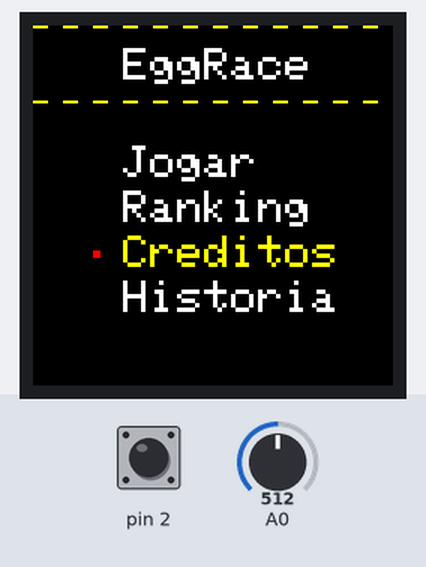
The sketch below on a simulated Arduino Uno, built with avr-gcc and run on an emulated ATmega328P. On the bench: 240×240 colour display. The test bench sets the inputs (shaded band); at power-on: pin 2 HIGH, A0 = 512. Random numbers use the default seed unless the sketch sets one; what the sketch prints to the serial monitor is not drawn.

Above: at 1.2 s.
1.3 s: pin 2 pulled LOW for 0.15 s
At 2.1 s:
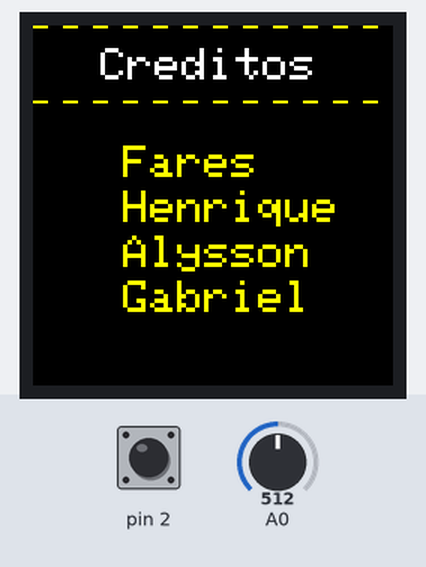
3.9 s: A0 set to 306
At 5.0 s:
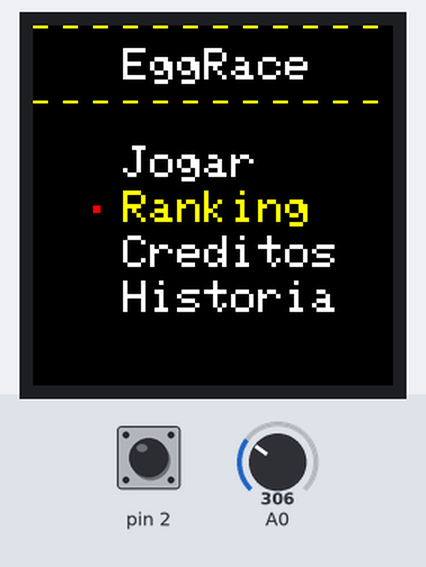
5.4 s: pin 2 pulled LOW for 1 s
At 6.2 s:
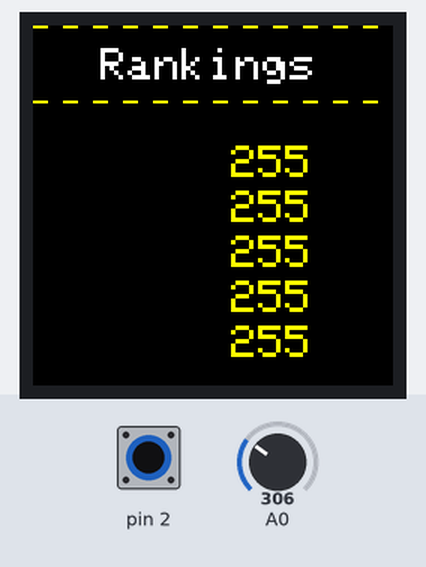
7.9 s: A0 set to 240
At 8.4 s:
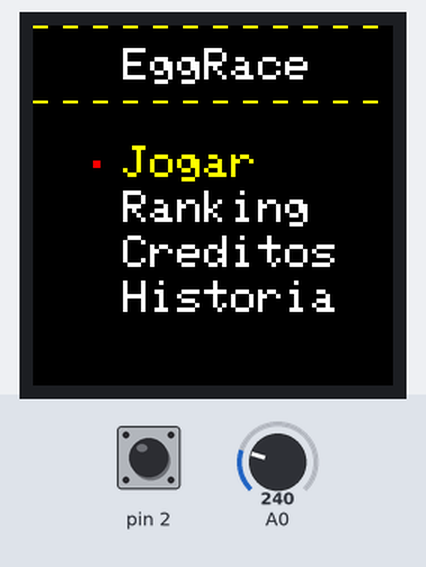
9.4 s: pin 2 pulled LOW for 0.15 s
At 9.55 s:
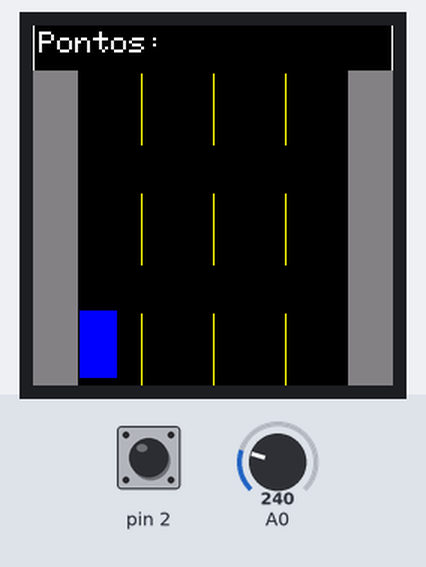
11.3 s: A0 set to 284
At 13.9 s:
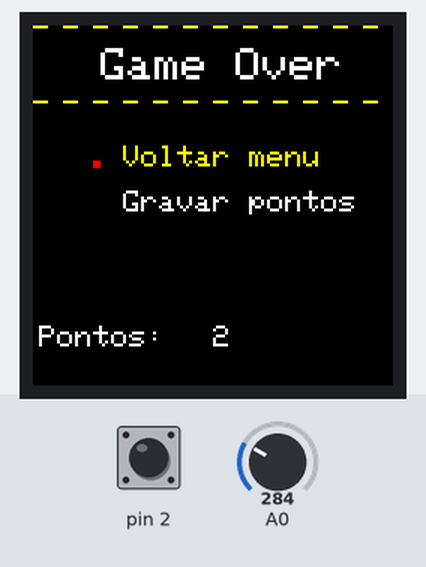
Timing chart, 0 to 15.1 s (numbered marks = the images above; inputs shaded):
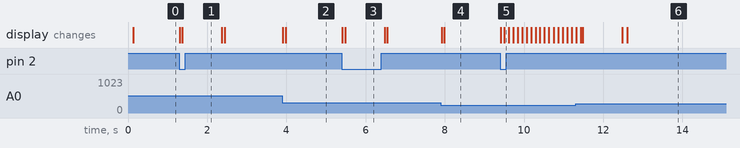

Measured:
- the behaviour switches between 268 and 269 on A0 (found by bisection; images 5 and 6)
- after the input at 1.3 s, the display: first changes at once (image 1 shows a later state)
- after the input at 3.9 s, the display: first changes at once (image 2 shows a later state)
- after the input at 5.4 s, the display: first changes at once (image 3 shows a later state)
- after the input at 7.9 s, the display: first changes at once (image 4 shows a later state)
- after the input at 9.4 s, the display: first changes at once (image 5 shows a later state)

The sketch:

EggRace.ino
```cpp
#include <Adafruit_GFX.h>
#include <Arduino_ST7789_Fast.h>
#include <EEPROM.h>

#define TFT_DC    7
#define TFT_RST   8
#define SCR_WD   240
#define SCR_HT   240

Arduino_ST7789 lcd = Arduino_ST7789(TFT_DC, TFT_RST);

// Variaveis de controle do menu
int menuCtrl = 0;
int menuCtrlAnterior = 0;

// Nome do jogo
char GameName[] = "EggRace";

// Struct que representa objetos do jogo (obstaculos, player, objetivo)
struct Object {
  float x;
  float y;
  int width;
  int height;
};

// Struct do rank
struct Rank {
  char user[3];
  int pts;
};

//Velocidade do jogo
float VelObjetos, VelObjetivo, VelLinhas;


void setup() {
  Serial.begin(9600);
  lcd.init(SCR_WD, SCR_HT);
  pinMode(2, INPUT_PULLUP);
  Menu(menuCtrl);
  //Limpar EEPROM
  //for(int i = 0; i < 20 ; i++) EEPROM.write(i, 0);
}

void loop() {

  // Mapeia a veriavel de controle de acordo com o potenciometro
  menuCtrl = map(analogRead(A0), 0, 1023, 0, 4);
  if (digitalRead(2) == LOW) { // Aperto do botão
    if (menuCtrl == 0) {
      Jogar();
    }

    else if (menuCtrl == 1) {
      showRankings();
      while (true) {
        if (digitalRead(2) == LOW)
          break;
        delay(20);
      }
      delay(1000);
    }

    else if (menuCtrl == 2) {
      showCredits();
      while (true) {
        if (digitalRead(2) == LOW)
          break;
        delay(20);
      }
      delay(1000);
    }

    else if (menuCtrl == 3) {
      showHistory();
      while (true) {
        if (digitalRead(2) == LOW)
          break;
        delay(20);
      }
      delay(1000);
    }

    menuCtrl = map(analogRead(A0), 0, 1023, 0, 4);
    menuCtrlAnterior = menuCtrl;
    Menu(menuCtrl);
  }

  if (menuCtrl != menuCtrlAnterior) {
    Menu(menuCtrl);
    menuCtrlAnterior = menuCtrl;
  }

  delay(20);
}

// Desenha o menu
void Menu(int opc) {
  drawHeader(GameName, 60);
  Escrever("Jogar", 60, 80, 3, WHITE, 0 - opc);
  Escrever("Ranking", 60, 110, 3, WHITE, 1 - opc);
  Escrever("Creditos", 60, 140, 3, WHITE, 2 - opc);
  Escrever("Historia", 60 , 170, 3, WHITE, 3 - opc);

  lcd.fillRect(40, 80 + 30 * opc + 10, 5, 5, RED);
}

//Funcao para escrever os cabecalhos
void drawHeader(char *text, int x) {
  lcd.fillScreen(BLACK);
  for (int i = 0; i < 21; i++) {
    lcd.fillRect(i * 20, 0, 10, 2, YELLOW);
    lcd.fillRect(i * 20, 50, 10, 2, YELLOW);
  }
  Escrever(text, x, 15, 3, WHITE, 1);
}

// Desenha qualquer texto
void Escrever(char *text, int X, int Y, int FontSize, char FontColor, int selected) {
  lcd.setCursor(X, Y);
  lcd.setTextColor(FontColor);
  lcd.setTextSize(FontSize);
  if (!selected)
    lcd.setTextColor(YELLOW);
  lcd.println(text);
}

// JOGAR
void Jogar() {
  // Vetor que guarda os obstáculos
  Object objetos[5];
  // Variável do player
  Object player;
  // Variável do objetivo
  Object objetivo;
  // Faixas da estrada
  Object linhas[3][5];

  int genCount = 0;
  int genCd = 10;
  int objsCount = 0;
  int pontos = 0;
  //Controla a cada quanto tempo o jogador ganhara pontos;
  int ptsTime = 15;
  int pontosCd = 0;

  VelObjetos = 10;

  //Gera as calçadas da tela
  lcd.fillScreen(BLACK);
  lcd.fillRect(0, 0, 30, 240, GREY);
  lcd.fillRect(210, 0, 30, 240, GREY);
  lcd.fillRect(0, 0, 240, 30, BLACK);

  //Gera as faixas da pista
  for (int i = 0; i < 3; i++) {
    for (int j = 0; j < 5; j++) {
      linhas[i][j].x = 72 + (48 * i);
      linhas[i][j].y = (32 * j) + ((j - 1) * 48);
      linhas[i][j].width = 1;
      linhas[i][j].height = 48;
    }
  }

  player.x = 31;
  player.y = 190;
  player.width = 25;
  player.height = 45;

  objetivo.x = 30 + (random(0, 2) * 138);
  objetivo.y = 30;
  objetivo.width = 40;
  objetivo.height = 45;

  int xAnterior = player.x;
  bool run = true;

  lcd.drawFastVLine(0, 0, 30, WHITE);
  lcd.drawFastVLine(239, 0, 30, WHITE);
  Escrever("Pontos: ", 4 , 4, 2, WHITE, 1);

  while (run) {
    drawBG(linhas);
    drawObjects(objetos, objsCount, player, objetivo);
    moveObjects(objetos, objsCount, objetivo);
    moveBG(linhas);

    xAnterior = player.x;

    // Muda a posição do jogador de acordo com o potenciometro
    player.x = map(analogRead(A0), 40, 1023, 30, 185);

    if (objsCount < 3) { // Gera os Obstaculos
      if (genCount == 0) {
        objetos[objsCount].x = 42 + (random(0, 4) * 48);
        objetos[objsCount].y = 32;
        objetos[objsCount].width = 25;
        objetos[objsCount].height = 45;
        genCount = 1;
        objsCount++;
      } else {
        if (genCount >= genCd) {
          genCount = 0;
        } else {
          genCount++;
        }
      }
    }
    //Limita para um máximo de 10fps
    delay(100);

    clearObjects(objetos, objsCount, xAnterior, linhas, objetivo);

    if(pontosCd % 10 == 0){ //Incrementa e desenha a pontuacao a cada 1 seg
      pontos = attPts(pontos);
      //Aumenta a velocidade (dificuldade) a cada 5 seg
      if(pontosCd == 100){VelObjetos++;pontosCd = 0;}
    }
    pontosCd++;

    lcd.drawFastHLine(0, 0, 240, WHITE);
    lcd.drawFastHLine(0, 25, 240, WHITE);

    if (checkColisions(objetos, objsCount, player, objetivo, pontos))
      break;
  }
  gameOver(pontos);
}

//Atualiza os pontos na tela
int attPts(int pts){
  char chr[50];
  String str = "";
  Escrever(chr, 120 , 3, 2, BLACK, 1);
  pts++;
  str += pts;
  str.toCharArray(chr, 50);
  Escrever("Pontos: ", 4 , 4, 2, WHITE, 1);
  Escrever(chr, 120 , 3, 2, WHITE, 1);
  return pts;
}


// funcao que desenha as linhas da estrada
void drawBG(Object linhas[][5]) {
  for (int i = 0; i < 3; i++) {
    for (int j = 1; j < 5; j++) {
      if (linhas[i][j].y > 30)
        lcd.fillRect(linhas[i][j].x, linhas[i][j].y, linhas[i][j].width, linhas[i][j].height, YELLOW);
    }
  }
}

// Move as linhas da estrada
void moveBG(Object linhas[][5]) {
  for (int i = 0; i < 3; i++) {
    for (int j = 1; j < 5; j++) {
      linhas[i][j].y += VelObjetos * 1.25;
      if (linhas[i][j].y > 240) {
        linhas[i][j].y = -29;
      }
    }
  }
}

// Desenha o jogador, o objetivo e os carros
void drawObjects(Object objs[], int lenght, Object player, Object objetivo) {
  if (objetivo.y > 30)
    lcd.fillRect(objetivo.x, objetivo.y, objetivo.width, objetivo.height, RGBto565(9, 102, 2));
  for (int i = 0; i < lenght; i++) {
    if (objs[i].y > 30)
      lcd.fillRect(objs[i].x, objs[i].y, objs[i].width, objs[i].height, RED);
  }
  lcd.fillRect(player.x, player.y, player.width, player.height, BLUE);
}

void moveObjects(Object objs[], int lenght, Object &objetivo) { // funcao que move os carros e o objetivo
  for (int i = 0; i < lenght; i++) {
    objs[i].y += VelObjetos;
    if (objs[i].y > 250) {
      objs[i].x = 42 + (random(0, 4) * 48);
      objs[i].y = 31;
    }
  }

  //velocidade relativa a velocidade dos obstaculos
  objetivo.y += VelObjetos * 1.25;
  if (objetivo.y > 280) {
    objetivo.x = 30 + (random(0, 2) * 138);
    objetivo.y = 31;
  }
}

// funcao que desenha de preto a pos. anterior dos objetos
void clearObjects(Object objs[], int lenght, int xAnterior, Object linhas[][5], Object objetivo) {
  for (int i = 0; i < lenght; i++) {
    if (objs[i].y > 30)
      lcd.fillRect(objs[i].x, objs[i].y - VelObjetos, objs[i].width, objs[i].height, BLACK);
  }
  lcd.fillRect(xAnterior, 190, 25, 45, BLACK);
  for (int i = 0; i < 3; i++) {
    for (int j = 1; j < 5; j++) {
      if (linhas[i][j].y > 30)
        lcd.fillRect(linhas[i][j].x, linhas[i][j].y - (VelObjetos * 1.25), linhas[i][j].width, linhas[i][j].height, BLACK);
    }
  }
  lcd.fillRect(objetivo.x, objetivo.y - (VelObjetos * 1.25), objetivo.width, objetivo.height, BLACK);
}

// checa a colisao do player com os objetos
bool checkColisions(Object object[], int lenght, Object player, Object &objetivo, int &pontos) {
  bool col = false;

  for (int i = 0; i < lenght; i++) { // Colisao com carros
    if (player.x < object[i].x + object[i].width && player.x + player.width > object[i].x &&
        player.y < object[i].y + object[i].height && player.y + player.height > object[i].y) {
      col = true;
    }
  }

  // colisao com o objetivo
  if (player.x < objetivo.x + objetivo.width && player.x + player.width > objetivo.x &&
      player.y < objetivo.y + objetivo.height && player.y + player.height > objetivo.y) {
      objetivo.x = 30 + (random(0, 2) * 138);
      objetivo.y = -30;
      pontos += 10;
      attPts(pontos);
  }

  return col;
}

void gameOver(int pts) { // funcao que aciona depois de perder o jogo
  lcd.fillScreen(BLACK);
  Escrever("GAME OVER", 40 , 100, 3, WHITE, 1);
  delay(1000);
 lcd.fillScreen(BLACK);
  menuReturn(menuCtrl, pts);

  while (true) { // Mais opcao para o jogador ...
    menuCtrl = map(analogRead(A0), 0, 1023, 0, 2);
    if (digitalRead(2) == LOW) {
      if (menuCtrl == 0) { // retorna ao menu principal
        break;
      }
      if (menuCtrl == 1) { // Uploada do rank
        uploadRank(pts);
        break;
      }
    }

    if (menuCtrl != menuCtrlAnterior) {
      menuReturn(menuCtrl, pts);
      menuCtrlAnterior = menuCtrl;
    }
    delay(20);
  }
}

// Desenha a funcao de retorno
void menuReturn(int opc, int pts) {
  drawHeader("Game Over", 45);
  char chr[50];
  String str = "";
  str += pts;
  str.toCharArray(chr, 50);
  Escrever("Pontos: ", 4 , 200, 2, WHITE, 1);
  Escrever(chr, 120 , 200, 2, WHITE, 1);
  Escrever("Voltar menu", 60, 80, 2, WHITE, 0 - opc);
  Escrever("Gravar pontos", 60, 110, 2, WHITE, 1 - opc);

  lcd.fillRect(40, 80 + 30 * opc + 10, 5, 5, RED);
}

// Funcao de upload do rank
void uploadRank(int pts) {
  char user[3] = "AAA";
  int count = 0;
  int mapChar = map(analogRead(A0), 0, 1023, 65, 91);
  int mapCharAnterior = mapChar;
  user[count] = mapChar;
  showUpload(count, user);
  Rank rank; // guarda o rank do usuario
  rank.pts = pts;
  Serial.println(pts);

  while (count < 3) {
    int mapChar = map(analogRead(A0), 0, 1023, 64, 91); // mapeia as letras, relacionando o potenciometro com o codigo ASCII

    if (digitalRead(2) == LOW) { // Seleciona a letra atual no aperto do botao
      user[count] = mapChar;
      count++;

      mapChar = map(analogRead(A0), 0, 1023, 64, 91);
      mapCharAnterior = mapChar;
      user[count] = mapChar;
      showUpload(count, user);

      if (count == 3)
        break;
    }

    if (mapChar != mapCharAnterior) {
      user[count] = mapChar;
      showUpload(count, user);
      mapCharAnterior = mapChar;
    }
    delay(200);
  }

  Rank otherRanks[5];
  for (int i = 0; i < 3; i++) {
    rank.user[i] = user[i];
  }

  int addr = 0;
  for (int i = 0; i < 5; i++) { // Carrega os ranks salvos no EEPROM
    for (int j = 0; j < 3; j++) {
      otherRanks[i].user[j] = EEPROM.read(addr);
      Serial.print(otherRanks[i].user[j]);
      addr++;
    }
    otherRanks[i].pts = EEPROM.read(addr);
    Serial.println(otherRanks[i].pts);
    addr++;
  }

  int menor = rank.pts;
  Serial.print(rank.user);
  Serial.println(rank.pts);

  addr = -1;
  for (int i = 0; i < 5; i++) { // Caso a pontuacao seja maior que o top 5 sera salva no EEPROM
    if (otherRanks[i].pts < menor) {
      menor = otherRanks[i].pts;
      addr = 4 * i;
    }
  }
  if (addr >= 0) { // Salva no EEPROM
    for (int i = 0; i < 3; i++) {
      EEPROM.write(addr + i, rank.user[i]);
    }
    EEPROM.write(addr + 3, rank.pts);
  }

}

void showUpload(int count, char *user) { // Desenha as letras que o usuario seleciona
  lcd.fillScreen(BLACK);
  drawHeader("Game Over", 45);
  for (int i = 0; i < 3; i++) {
    lcd.setCursor(90 + (20 * i), 110);
    if (i == count)
      lcd.setTextColor(RED);
    else
      lcd.setTextColor(YELLOW);
    lcd.setTextSize(3);
    lcd.println(user[i]);
  }
}

// RANKING

void showRankings() {
  Rank ranks[5];
  int addr = 0;

  //Lendo dados do EEPROM
  for (int i = 0; i < 5; i++) {
    for (int j = 0; j < 3; j++) {
      //Lendo cada caractere do nome do usuario
      ranks[i].user[j] = EEPROM.read(addr);
      Serial.print(ranks[i].user[j]);
      addr++;
    }
    //Lendo Pontuacao
    ranks[i].pts = EEPROM.read(addr);
    Serial.print(ranks[i].pts);
    addr++;
  }

  //Selection Sort Para arranjar o array da pontuacao
  int maior = 0;
  for (int i = 0; i < 5; i++) {
    maior = i;
    for (int j = i + 1; j < 5; j++) {
      if (ranks[j].pts > ranks[maior].pts)
        maior = j;
    }

    Rank temp = ranks[maior];
    ranks[maior] = ranks[i];
    ranks[i] = temp;
  }

  drawHeader("Rankings", 45);

  //Printa na tela os rankings
  for (int i = 0; i < 5; i++) {
    String str;
    for (int j = 0; j < 3; j++)
      str += ranks[i].user[j];
    str += " ";
    str += ranks[i].pts;
    char chr[50];
    str.toCharArray(chr, 50);
    Escrever(chr, 60, 80 + 30 * i, 3, WHITE, 0);
  }

}

// CREDITOS

void showCredits() {

  drawHeader("Creditos", 45);
  Escrever("Fares", 60, 80, 3, WHITE, 0);
  Escrever("Henrique", 60, 110, 3, WHITE, 0);
  Escrever("Alysson", 60, 140, 3, WHITE, 0);
  Escrever("Gabriel", 60 , 170, 3, WHITE, 0);

}

void showHistory() {

  drawHeader("Historia", 45);

  char text[] =
    "Seu Ze e um trabalhador independente, seu sustento"
    "vem da venda diarias de ovos que ele faz."
    " Com seu negocio crescendo, seu ze decide te"
    "contratar para ajuda-lo com as entregas. Com isso seu objetivo"
    "agora e vender o maior numero de ovos sem atrasar e"
    "sem inutilizar o veiculo\n";

  Escrever(text, 10, 65, 1, WHITE, 0);
}
```
